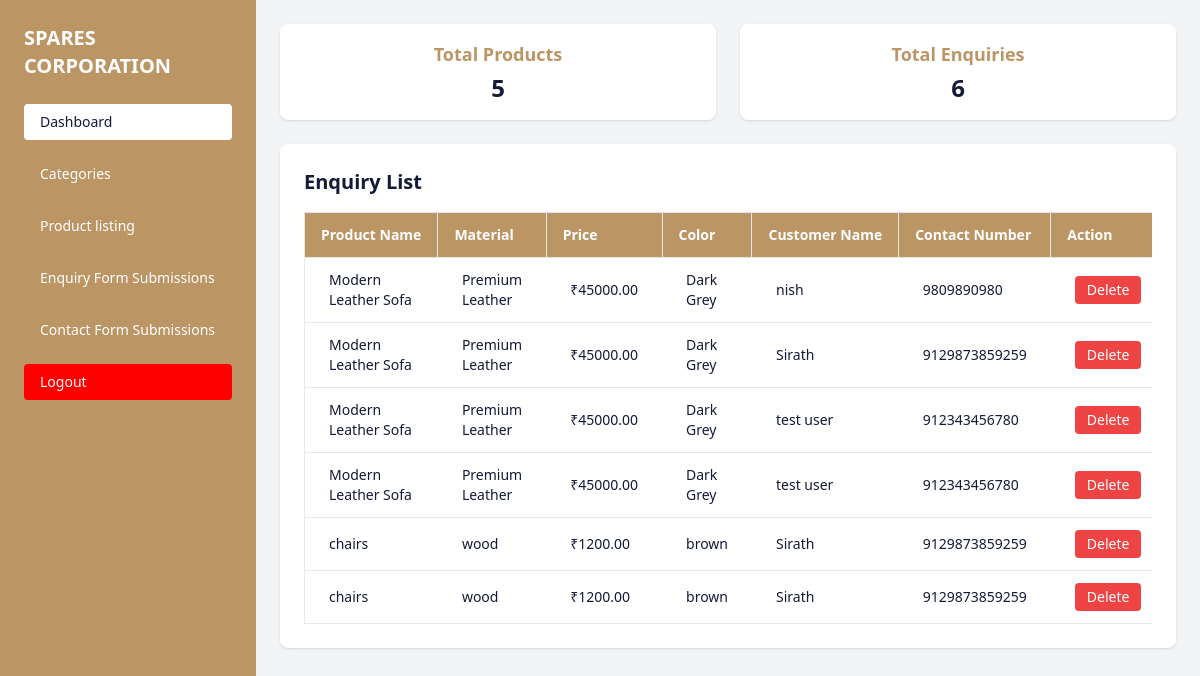
Before: /dashboard (signed in) with the older database file.
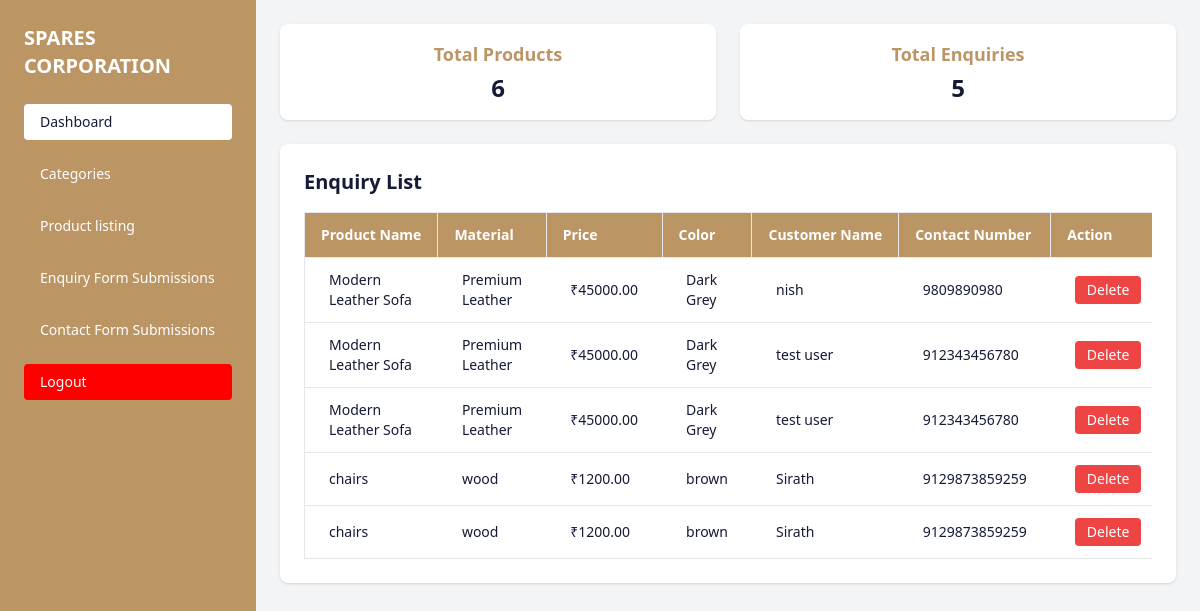
After: the same page with the newer database file.
### furnitureapp/models.py (models this page shows, shortened)
class Enquiry(models.Model):
    product_name = models.CharField(max_length=200)
    product_material = models.CharField(max_length=100)
    product_offer = models.DecimalField(max_digits=10, decimal_places=2)
    product_color = models.CharField(max_length=50)
    product_quantity = models.PositiveIntegerField()
    customer_name = models.CharField(max_length=150)
    contact_number = models.CharField(max_length=20)
    created_at = models.DateTimeField(auto_now_add=True)

### furnitureapp/views.py (the view)
# urls.py: path('dashboard', views.dashboard, name="dashboard"),
@never_cache
def dashboard(request):
    if not request.session.get('user_id'):
        return redirect('login')  # Redirect to your login page if not logged in
    if request.method == "POST":
        enquiry_id = request.POST.get("enquiry_id")
        if enquiry_id:
            enquiry = get_object_or_404(Enquiry, id=enquiry_id)
            enquiry.delete()
            return redirect('admin_enquiry')  # or 'dashboard' if you want to stay here
    enquiry = Enquiry.objects.all().order_by('-id')
    enquiry_count = Enquiry.objects.count()
    product_count = Product.objects.count()
    context = {
        'enquiry': enquiry,
        'enquiry_count': enquiry_count,
        'product_count': product_count,
    }
    return render(request, 'admin_dashboard.html', context)

### furnitureapp/context_processors.py (called while the page is built)
def category_menu(request):
    selected_category = request.GET.get("category", "")
    categories = Category.objects.all()
    return {
        "categories": categories,
        "selected_category": selected_category
    }

### furnitureapp/templates/admin_dashboard.html (shortened to what this page needs)
<!DOCTYPE html>
<html lang="en">
<head>
  <script src="https://cdn.tailwindcss.com"></script>
</head>
<body class="bg-white text-[#151a37] font-sans">
  <div class="flex min-h-screen">
<div id="sidebar" class="fixed top-0 left-0 h-full w-64 bg-[#bc9565] text-white p-6 z-50 transform -translate-x-full md:translate-x-0 transition-transform duration-300 ease-in-out">
  <div class="flex items-center justify-between mb-6">
    <div class="w-full  flex justify-center">
       <a href="{% url 'index' %}" id="brand" class="transition-all block">
      <h1 class="mt-2 text-lg md:text-xl md:mt-0 uppercase font-bold text-white">Spares Corporation</h1>
    </a>
    </div>
  </div>
  <nav>
    <ul class="space-y-4 text-sm">
      <li>
        <a href="{% url 'dashboard' %}" class="block py-2 px-4 rounded bg-white text-[#151a37]">Dashboard</a>
      </li>
      <li><a href="{% url 'category' %}" class="block py-2 px-4 rounded hover:bg-white hover:text-[#151a37]">Categories</a></li>
      <li>
        <a href="{% url 'listing' %}" class="block py-2 px-4 rounded hover:bg-white hover:text-[#151a37]">Product listing</a>
      </li>
      <li>
        <a href="{% url 'admin_enquiry' %}" class="block py-2 px-4 rounded hover:bg-white hover:text-[#151a37]">Enquiry Form Submissions</a>
      </li>
      <li>
        <a href="{% url 'admin_contact' %}" class="block py-2 px-4 rounded hover:bg-white hover:text-[#151a37]">Contact Form Submissions</a>
      </li>
      <li>
        <a href="{% url 'logout' %}" class="block py-2 px-4 rounded bg-[red] text-white">Logout</a>
      </li>
    </ul>
  </nav>
</div>
<main class="flex-1 p-4 sm:p-6 ml-0 md:ml-64 bg-gray-100 overflow-x-hidden pt-32">
  <div class="grid grid-cols-1 sm:grid-cols-2 gap-4 sm:gap-6 mb-6">
    <div class="bg-white p-4 rounded-lg shadow text-center text-sm sm:text-base">
      <h2 class="text-base sm:text-lg font-semibold mb-1 text-[#bc9565]">Total Products</h2>
      <p class="text-xl sm:text-2xl font-bold text-[#151a37]" id="totalProducts">{{ product_count }}</p>
    </div>
    <div class="bg-white p-4 rounded-lg shadow text-center text-sm sm:text-base">
      <h2 class="text-base sm:text-lg font-semibold mb-1 text-[#bc9565]">Total Enquiries</h2>
      <p class="text-xl sm:text-2xl font-bold text-[#151a37]" id="totalEnquiries">{{ enquiry_count }}</p>
    </div>
  </div>
  <div class="bg-white p-4 sm:p-6 rounded-lg shadow">
    <h2 class="text-lg sm:text-xl font-semibold mb-4 text-[#151a37]">Enquiry List</h2>
    <div class="overflow-x-auto">
      <table class="min-w-full text-sm text-left border border-gray-200">
        <thead class="bg-[#bc9565] text-white">
          <tr>
            <th class="py-3 px-4 border whitespace-nowrap">Product Name</th>
            <th class="py-3 px-4 border whitespace-nowrap">Material</th>
            <th class="py-3 px-4 border whitespace-nowrap">Price</th>
            <th class="py-3 px-4 border whitespace-nowrap">Color</th>
            <th class="py-3 px-4 border whitespace-nowrap">Customer Name</th>
            <th class="py-3 px-4 border whitespace-nowrap">Contact Number</th>
            <th class="py-3 px-4 border whitespace-nowrap">Action</th>
          </tr>
        </thead>
        <tbody id="enquiryTableBody">
          {% for enquiry in enquiry %}
            <tr class="border-b">
              <td class="py-3 px-6">{{enquiry.product_name}}</td>
              <td class="py-3 px-6">{{enquiry.product_material}}</td>
              <td class="py-3 px-6">₹{{enquiry.product_offer}}</td>
              <td class="py-3 px-6">{{enquiry.product_color}}</td>
              <td class="py-3 px-6">{{enquiry.customer_name}}</td>
              <td class="py-3 px-6">{{enquiry.contact_number}}</td>
              <td class="py-3 px-6 text-center">
                <form method="POST" onsubmit="return confirm('Are you sure you want to delete this submission?');" style="display:inline;">
                  <button type="submit" class="bg-red-500 text-white px-3 py-1 rounded hover:bg-red-600">Delete</button>
                </form>
              </td>
            </tr>
            {% endfor %}
        </tbody>
      </table>
    </div>
  </div>
</main>
</div>
</body>
</html>

Changed rows visible on the page:
removed Enquiry: product_name "Modern Leather Sofa", product_material "Premium Leather", product_offer "45000.00", product_color "Dark Grey", customer_name "Sirath", contact_number "9129873859259"
Other visible differences:
{{ product_count }}: "5" → "6"
{{ enquiry_count }}: "6" → "5"
